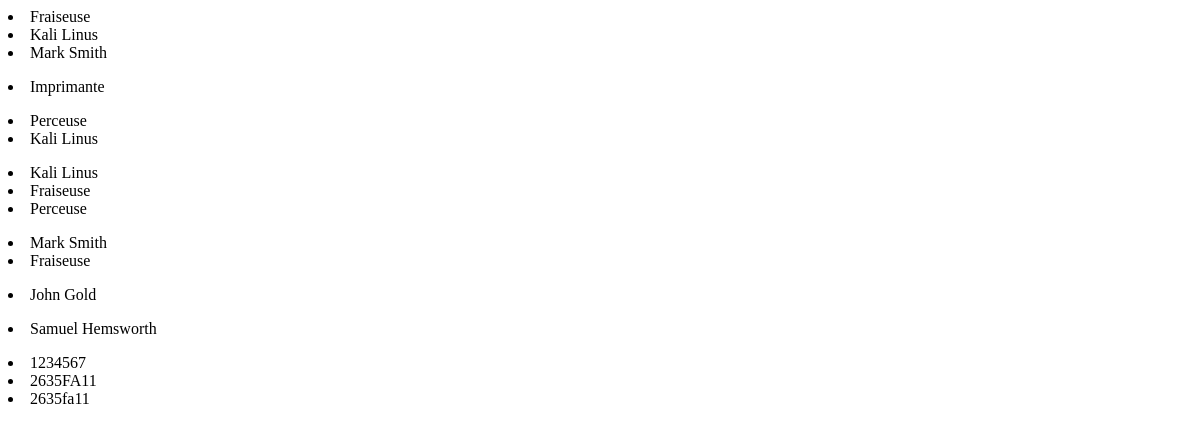
Page /fablab/testpage/ (signed in) on the earlier database version.
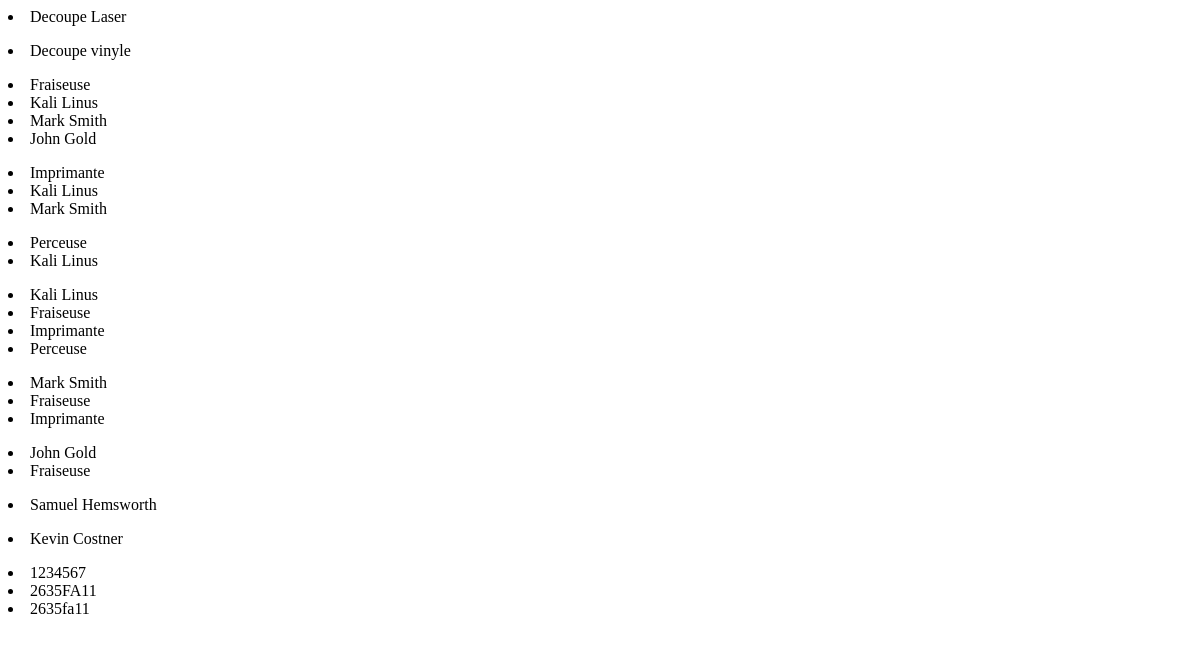
Same page on the later database version.
### fablab/models.py (models this page shows)
class Machine(models.Model):
    machine_name = models.CharField(max_length=100)
    machine_user = models.ManyToManyField(Machine_User)
    def __str__(self):
        return self.machine_name
    class Meta:
        ordering = ('machine_name',)

class Machine_User(models.Model):
    first_name = models.CharField(max_length=30)
    last_name = models.CharField(max_length=30)
    def __str__(self):
        return "%s %s" % (self.first_name, self.last_name)

class CardID(models.Model):
    cardID = models.CharField(max_length=200)
    machine_user = models.ManyToManyField(Machine_User)
    machine = models.ManyToManyField(Machine)
    def __str__(self):
        return self.cardID

### fablab/views.py (the view)
@login_required(login_url='/fablab/index2')
def testpage(request):
	machine_list = Machine.objects.all()
	user_list = Machine_User.objects.all()
	cardID_list = CardID.objects.all();
	context = { 'machine_list': machine_list, 'user_list' : user_list, 'cardID_list' : cardID_list }
	return render(request, 'fablab/testpage.html', context)

### fablab/templates/fablab/testpage.html (shortened to what this page needs)
{% for machine in machine_list %}
    <li> {{ machine.machine_name }} </li>
    {% for m_user in machine.machine_user.all %}
		<li> {{ m_user }} </li>
	{% endfor %}
{% endfor %}
{% for user in user_list %}
    <li> {{ user }} </li>
    {% for u_machine in user.machine_set.all %}
		<li> {{ u_machine }} </li>
	{% endfor %}
{% endfor %}
{% for card in cardID_list %}
    <li> {{ card }} </li>
{% endfor %}

Differences in the rows shown:
added Machine: machine_name "Decoupe Laser"
added Machine: machine_name "Decoupe vinyle"
changed Machine "Fraiseuse": gains Machine_User (first_name+last_name "John Gold")
changed Machine_User "Kali Linus": gains Machine (machine_name "Imprimante")
changed Machine_User "Mark Smith": gains Machine (machine_name "Imprimante")
changed Machine_User "John Gold": gains Machine (machine_name "Fraiseuse")
changed Machine "Imprimante": gains Machine_User (first_name+last_name "Kali Linus"); gains Machine_User (first_name+last_name "Mark Smith")
added Machine_User: first_name+last_name "Kevin Costner"
